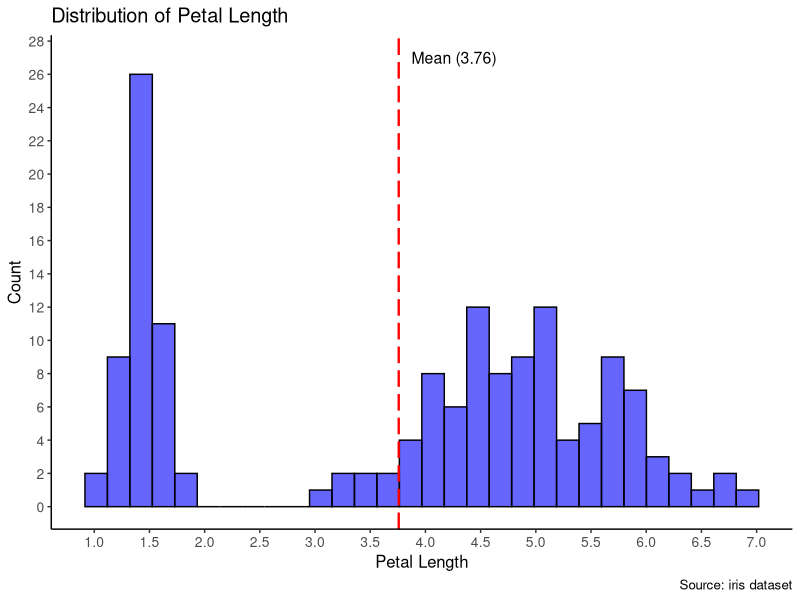
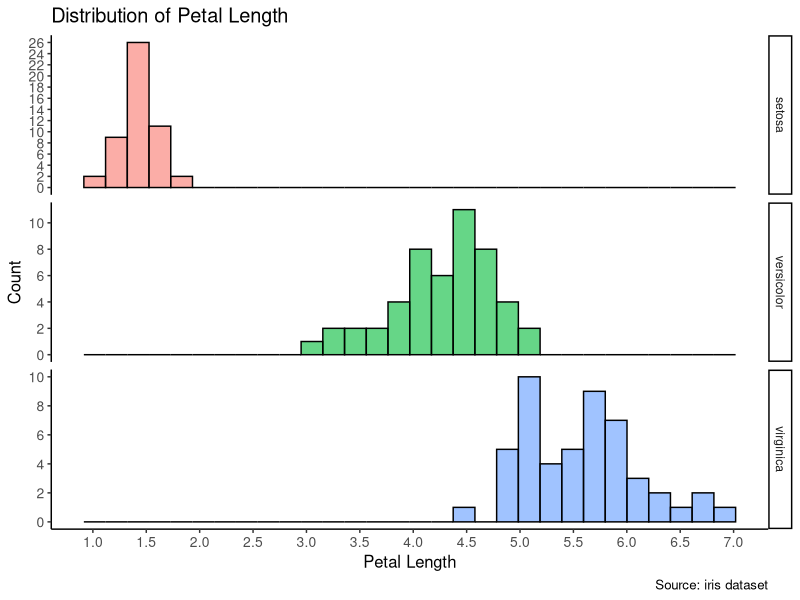
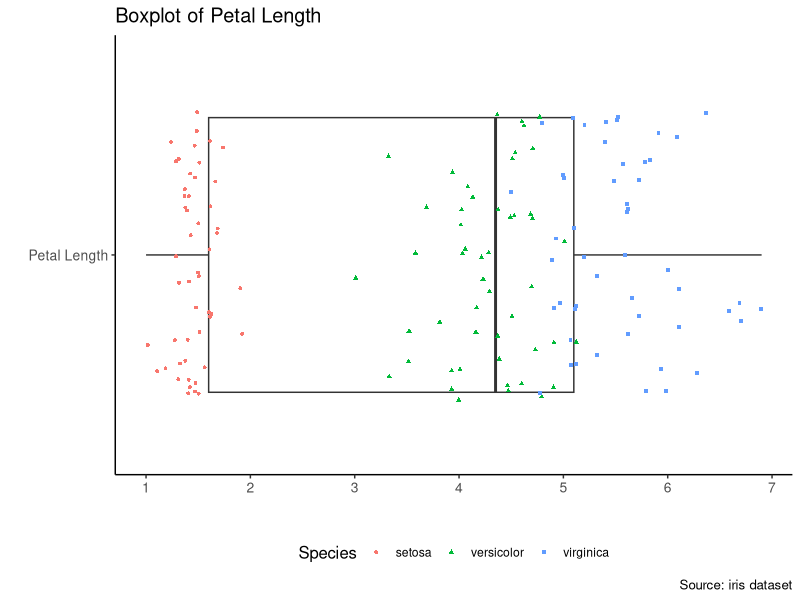

Write the R code that produced these figures, in order.
## ---- chunk 1
knitr::opts_chunk$set(echo = TRUE, warning = F, message = F, fig.width = 10, fig.height = 7)
library(tidyverse)
library(dplyr)
library(ggplot2)
library(Hmisc)
## ---- chunk 2
data(iris)
head(iris)
## ---- chunk 3
str(iris)
## ---- chunk 4
Hmisc::describe(iris)
## ---- chunk 5
petal_length_mean <- mean(iris$Petal.Length)
petal_length_mean
## ---- chunk 6
ggplot(iris, aes(Petal.Length)) +
  geom_histogram(fill = "blue", color = "black", alpha = 0.6) + 
  geom_vline(xintercept = petal_length_mean, color = "red", linetype = "longdash", size = 0.8) + 
  annotate("text", x = petal_length_mean + 0.5, y = 27, label = paste0("Mean (", round(petal_length_mean, 2), ")"), size = 4) +
  labs(x = "Petal Length", y = "Count", title = "Distribution of Petal Length", caption = "Source: iris dataset") + 
  theme_classic() +
  theme(axis.text = element_text(size = 10), 
        title = element_text(size = 12)) +
  scale_x_continuous(breaks = seq(0, 10, 0.5)) +
  scale_y_continuous(breaks = seq(0, 30, 2))
## ---- chunk 7
ggplot(iris, aes(Petal.Length, fill = Species)) +
  geom_histogram(color = "black",  alpha = 0.6) + 
  labs(x = "Petal Length", y = "Count", title = "Distribution of Petal Length", caption = "Source: iris dataset") + 
  facet_grid(Species ~ ., scales = "free") +
  theme_classic() +
  theme(axis.text = element_text(size = 10), 
        title = element_text(size = 12), 
        legend.position = "none") +
  scale_x_continuous(breaks = seq(0, 10, 0.5)) +
  scale_y_continuous(breaks = seq(0, 30, 2))
## ---- chunk 8
iris %>% 
  dplyr::select(Petal.Length, Species) %>% 
  mutate(name = "Petal Length") %>% 
  ggplot(., aes(x = name, y = Petal.Length)) +
  geom_boxplot() +
  geom_jitter(aes(color = Species, shape = Species), size=1, width = 0.4) + 
  labs(x = "", y = "", title = "Boxplot of Petal Length", caption = "Source: iris dataset") + 
  coord_flip() +
  theme_classic() +
  theme(axis.text = element_text(size = 10), 
        title = element_text(size = 12), 
        legend.position = "bottom") +
  scale_y_continuous(breaks = seq(0, 10, 1))
